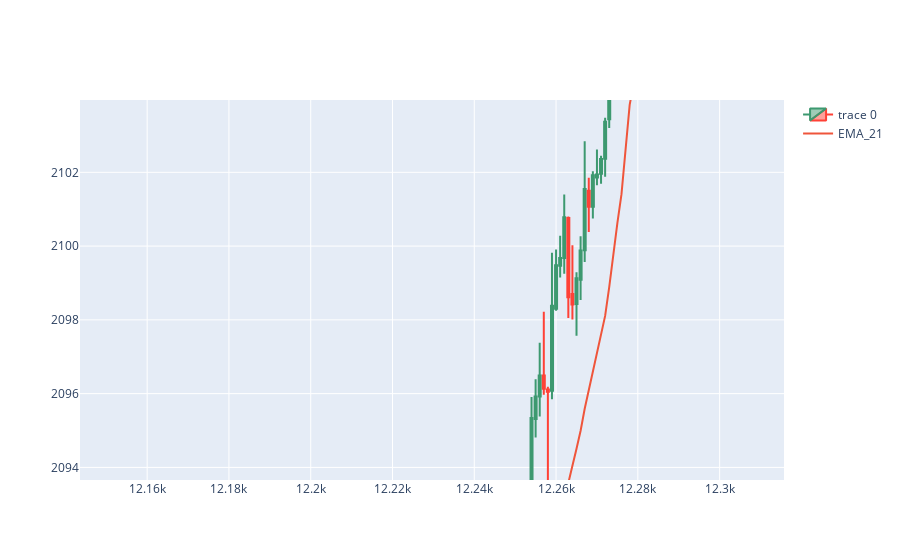

Notebook code cell kept with this figure:
### Code cell
df["EMA_21"] = df["Close"].ewm(span=21, adjust=False).mean()
plot_candlestick(df)

### Figure 1 — Plotly figure (JSON) as saved in the notebook; plotly's stock layout.template omitted (floating-point values rounded to 4 significant figures; data arrays with more than 128 entries replaced by an {"elided": "..."} marker saying what was removed)
{"data": [{"close": {"elided": "17315 float values"}, "high": {"elided": "17315 float values"}, "low": {"elided": "17315 float values"}, "open": {"elided": "17315 float values"}, "type": "candlestick", "x": {"elided": "17315 int values"}}, {"mode": "lines", "name": "EMA_21", "type": "scatter", "x": {"elided": "17315 int values"}, "y": {"elided": "17315 float values"}}], "layout": {"autosize": true, "dragmode": "pan", "xaxis": {"autorange": false, "range": [12140.0, 12320.0], "rangeslider": {"visible": false, "yaxis": {}}, "type": "linear"}, "yaxis": {"autorange": false, "range": [2094.0, 2104.0], "type": "linear"}}}
